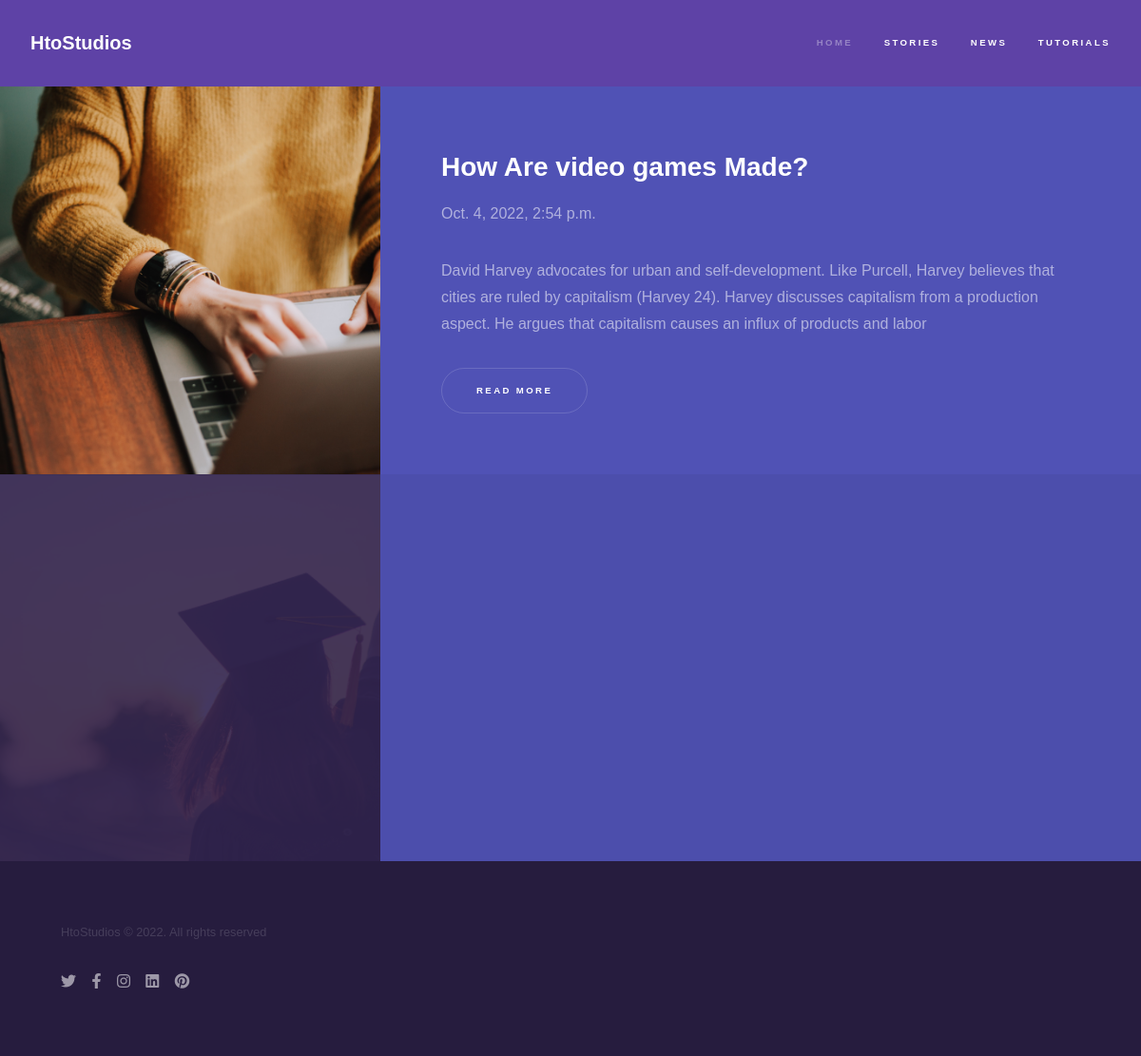
/articles/category/Tutorials/, run on the app's committed database.
### articles/models.py (models this page shows, shortened)
class Category (models.Model):
    name = models.CharField( max_length=50)
    def get_absolute_url(self):
        return reverse("articles:article_category",kwargs={
            'slug':self.name
        })

class Article (models.Model):
    title = models.CharField( max_length=50 ,blank=True)
    slug = models.SlugField()
    author = models.ForeignKey(Author, on_delete=models.CASCADE)
    date = models.DateTimeField(  auto_now_add=True)
    views = models.IntegerField(blank=True,default=0,null=True)
    thumb = models.FileField(blank=True,null=True)
    thumb_description = models.CharField( max_length=50,null=True)
    tags = models.ManyToManyField(Tag, blank=True)
    category = models.ForeignKey(Category, blank=True,null=True, on_delete=models.SET_NULL)
    intro = models.TextField( max_length=256, blank=True, null=True)
    outro = models.TextField( max_length=256, blank=True, null=True)
    def snippet(self):
        return self.intro
    def get_absolute_url(self):
        return reverse("articles:article_details", kwargs={
            'slug': self.slug
        })

### articles/views.py (the view)
# urls.py: path(r'category/<slug>/',views.article_category, name= 'article_category'),
def article_category(request, slug):
    articles = Article.objects.filter(category__name = slug).order_by('-date')
    categories = Category.objects.all()
    context = {
        'articles':articles,
        'categories':categories
    }
    return render(request,'articles/article_category.html',context)

### articles/templates/articles/article_category.html (shortened to what this page needs)
{%extends 'base_layout.html'%}
{%load static%}
{% block extra_head %}
<link rel="stylesheet" href="{% static 'assets/style/article_list.css' %}" />
{% endblock extra_head %}
{%block content%}
    <header id="header">
        <a href="{% url 'index' %}" class="title">HtoStudios</a>
        <nav>
            <ul>
                <li><a href="{% url 'index' %}">Home</a></li>
                <li><a href="{% url 'articles:article_lists' %}" class="active">Stories</a></li>
                {% for category in categories %}
                <li><a href="{{category.get_absolute_url}}" class="active">{{category.name}}</a></li>
                {% endfor %}
            </ul>
        </nav>
    </header>
    <section id="one" class="wrapper style2 spotlights">
        {%for article in articles%}
            <section>
                <a href="{{article.get_absolute_url}}" class="image"><img src="{{article.thumb.url}}" alt="{{article.title}}" data-position="center center" /></a>
                <div class="content">
                    <div class="inner">
                        <h2>{{article.title}}</h2>
                        <p>{{article.date}}</p>
                        <p>{{article.snippet}}</p>
                        <ul class="actions">
                            <li><a href="{{article.get_absolute_url}}" class="button">Read more</a></li>
                        </ul>
                    </div>
                </div>
            </section>
        {%endfor%}
    </section>
{%endblock%}

### data on the page
Category: name "NEWS"
Category: name "TUTORIALS"
Article: shows a picture, title "How Are video games Made?", date "Oct. 4, 2022, 2:54 p.m.", snippet "David Harvey advocates for urban and self-development. Like Purcell, Harvey believes that cities are ruled by capitalism (Harvey 24). Harvey discusses capitalism from a production aspect. He argues that capitalism causes an influx of products and labor"
Article: shows a picture
